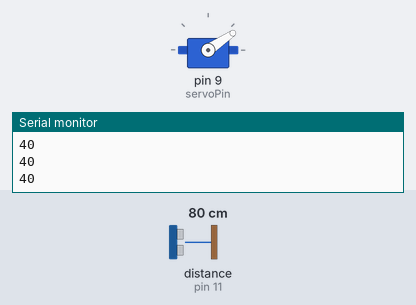
A sketch run on a simulated Arduino Uno, built with avr-gcc and run on an emulated ATmega328P. Parts: servo, the last lines printed to the serial monitor. The inputs (shaded band) are chosen by the test bench; at power-on: distance to the obstacle (sensor on pin 11) 80 cm. The echo pulse lasts 58.3 µs per cm.

Above: at 1.3 s.
1.4 s: distance to the obstacle (sensor on pin 11) set to 18 cm
At 3.0 s:
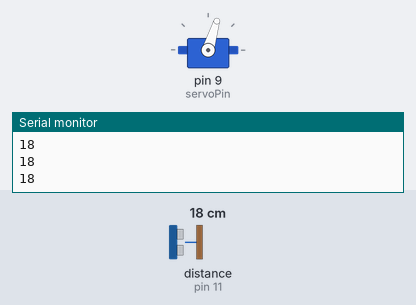
3.7 s: distance to the obstacle (sensor on pin 11) set to 2 cm
At 3.9 s:
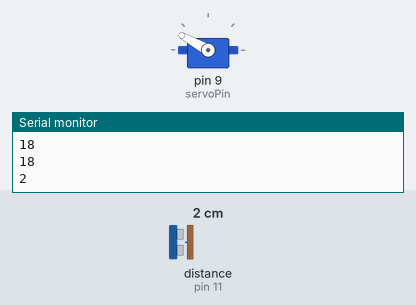
6.7 s: distance to the obstacle (sensor on pin 11) set to 22 cm
At 8.2 s:
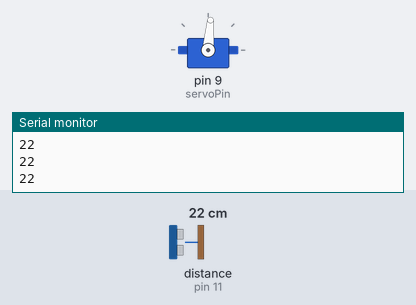
Timing chart, 0 to 15.7 s (numbered marks = the images above; inputs shaded):
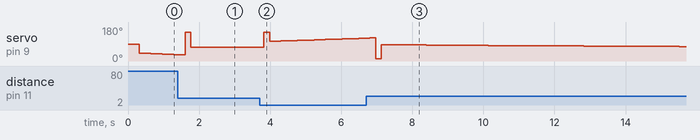

The sketch:

pid_m.ino
```cpp
#include<Servo.h>
#include<PID_v1.h>
#include <NewPing.h>

#define TRIGGER_PIN  12
#define ECHO_PIN     11
#define MAX_DISTANCE 200

NewPing sonar(TRIGGER_PIN, ECHO_PIN, MAX_DISTANCE);

const int servoPin = 9;                                               //Servo Pin

float Kp = 1.8;                                                    //Initial Proportional Gain
float Ki = 0.6;                                                      //Initial Integral Gain
float Kd = 1.1;                                                    //Intitial Derivative Gain
double Setpoint, Input, Output, ServoOutput;

PID myPID(&Input, &Output, &Setpoint, Kp, Ki, Kd, DIRECT);           //Initialize PID object, which is in the class PID.

Servo myServo;                                                       //Initialize Servo.


void setup() {

  Serial.begin(9600); //Begin Serial
  myServo.attach(servoPin);                                          //Attach Servo

  Input = readPosition();                                            //Calls function readPosition() and sets the balls
                                                                     //  position as the input to the PID algorithm
  myPID.SetMode(AUTOMATIC);                                          //Set PID object myPID to AUTOMATIC
  myPID.SetOutputLimits(-70,70);                                     //Set Output limits to -80 and 80 degrees.
}

void loop()
{
  Setpoint = 19;
  Input = readPosition();

  myPID.Compute();                                                   //computes Output in range of -80 to 80 degrees

  ServoOutput=81+Output;                                            // 102 degrees is my horizontal
  myServo.write(ServoOutput);                                        //Writes value of Output to servo
}


float readPosition()
{
  delay(40);                                                            //Don't set too low or echos will run into eachother.
  long cm;
  cm = sonar.convert_cm(sonar.ping_median(5));

  if(cm > 40)     // 40 cm is the maximum position for the ball
  {cm=40;}

  Serial.println(cm);
  return cm;                                          //Returns distance value.
}
```
